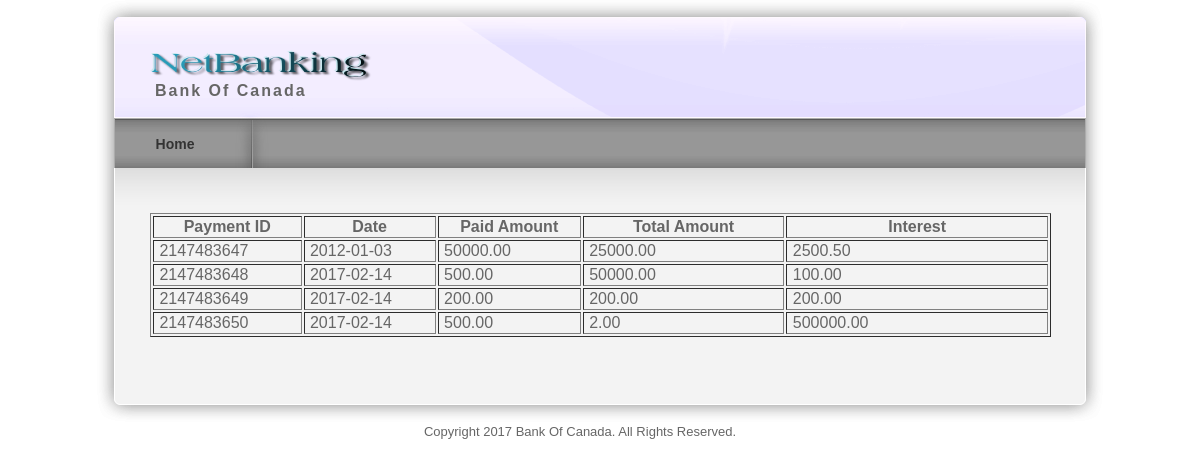
Page /viewloanpayment.php on the committed database.
### tables this page shows
CREATE TABLE `loanpayment` (
  `paymentid` bigint(10) NOT NULL,
  `loanid` int(10) NOT NULL,
  `customerid` int(10) NOT NULL,
  `date` date NOT NULL,
  `paidamt` float(10,2) NOT NULL,
  `principleamt` float(10,2) NOT NULL,
  `interestamt` float(10,2) NOT NULL,
  `balance` float(10,2) NOT NULL
);

### viewloanpayment.php (the view, shortened to what this page needs)
<?php
include("header.php");
$loantypearray = mysql_query("select * from loanpayment");
?>
<div id="templatemo_main"><span class="main_top"></span>
  <div id="templatemo_content">
    <table width="901" border="1">
      <tr>
        <th width="105" scope="col">Payment ID</th>
        <th width="93" scope="col">Date</th>
        <th width="101" scope="col">Paid Amount</th>
        <th width="144" scope="col">Total Amount</th>
        <th width="188" scope="col">Interest</th>
      </tr>
      <?php
 while($loantype = mysql_fetch_array($loantypearray))
	  {
echo "
      <tr>
        <td>&nbsp;$loantype[paymentid]</td>
        <td>&nbsp;$loantype[date]</td>
        <td>&nbsp;$loantype[paidamt]</td>
        <td>&nbsp;$loantype[principleamt]</td>
        <td>&nbsp;$loantype[interestamt]</td>
      </tr>";
	  }
	  ?>
    </table>
</div>
  </div>
    <div id="templatemo_main_bottom"></div>
    <?php
	include("footer.php");
	?>

### templatemo_style.css (style rules this page uses)
body { margin: 0px; padding: 0px; color: #666; font-family: Helevetica,Arial,sans-serif; font-size: 13px; line-height:1.5em; background-color: #fff; background-repeat: repeat-x; }
#templatemo_main { position: relative; width: 900px; padding: 45px 55px; background: url(images/templatemo_content.png) repeat-y; }
#templatemo_main .main_top { position: absolute; top: 0; left: 20px; width: 970px; height: 45px; background: url(images/templatemo_content_top.png) no-repeat; }
#templatemo_main_bottom { width: 1010px; height: 40px; background: url(images/templatemo_content_bottom.png) no-repeat; }
#templatemo_content { float: left; width: 560px; }

### rows in the picture
loanpayment: paymentid "2147483647", date "2012-01-03", paidamt "50000.00", principleamt "25000.00", interestamt "2500.50"
loanpayment: paymentid "2147483648", date "2017-02-14", paidamt "500.00", principleamt "50000.00", interestamt "100.00"
loanpayment: paymentid "2147483649", date "2017-02-14", paidamt "200.00", principleamt "200.00", interestamt "200.00"
loanpayment: paymentid "2147483650", date "2017-02-14", paidamt "500.00", principleamt "2.00", interestamt "500000.00"
